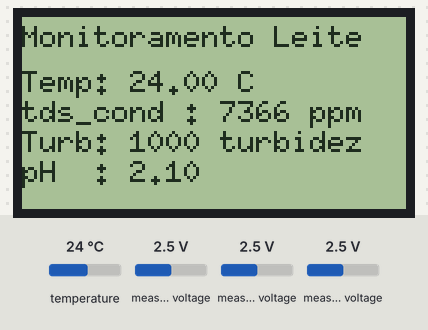
The sketch below on a simulated ESP32. Shown: 128×64 one-colour display. The inputs (shaded band) are chosen by the test bench; at power-on: temperature 24 °C, measured voltage 2.5 V. What the sketch prints to the serial monitor is not drawn.

Above: at 1.6 s.
1.7 s: temperature set to 12 °C
At 2.8 s:
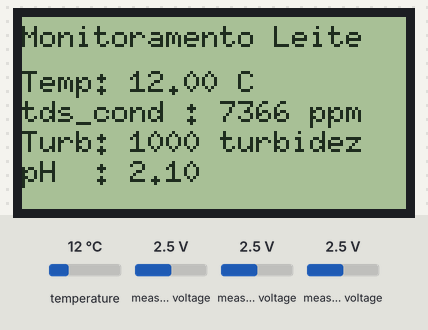
5.4 s: measured voltage (sensor 201) set to 0.1 V
At 8.5 s:
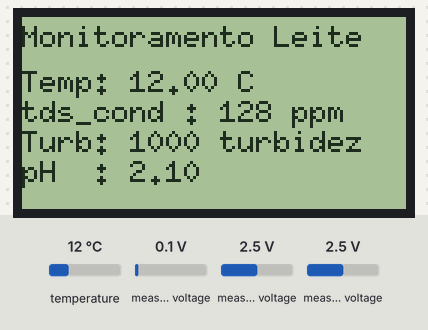
8.8 s: measured voltage (sensor 202) set to 0.1 V
At 10.2 s:
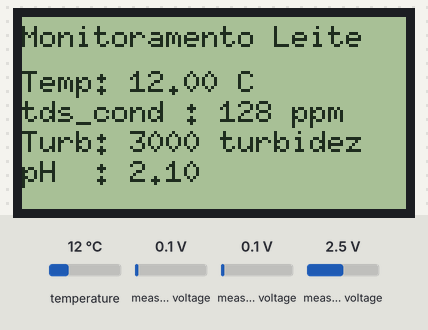
12.1 s: measured voltage (sensor 203) set to 0.1 V
At 14.9 s:
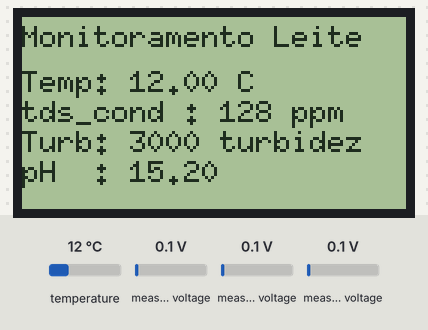
15.4 s: temperature set to 19 °C
18.6 s: measured voltage (sensor 201) set to 1.2 V
At 21.1 s:
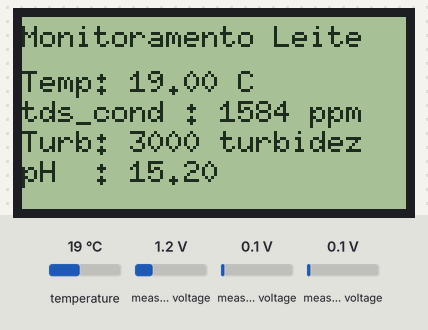
Timing chart, 0 to 22.6 s (numbered marks = the images above; inputs shaded):
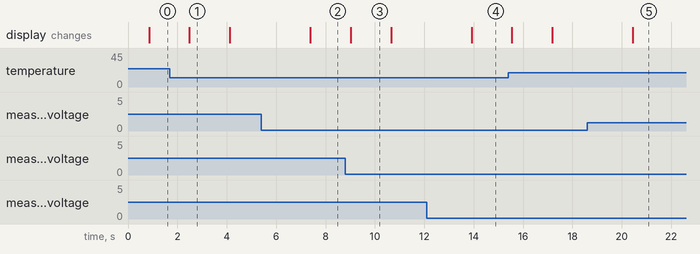

Measured:
- after the input at 1.7 s, the display: changes after 0.79 s (image 1)
- after the input at 5.4 s, the display: changes after 2.0 s (image 2)
- after the input at 8.8 s, the display: changes after 0.22 s (image 3)
- after the input at 12.1 s, the display: changes after 1.8 s (image 4)
- after the input at 18.6 s, the display: changes after 1.9 s (image 5)
- what the display in image 1 shows lasts 1.6 s, from 2.5 s to 4.1 s

The sketch:

PARTEBAIXOV3.ino
```cpp
// =====================================================
// ESP 2 - LCD + Sensores locais (SLAVE)
// UART com ESP1 | DEBUG COMPLETO a cada 4s
// =====================================================

#include <Wire.h>
#include <Adafruit_ADS1X15.h>
#include <OneWire.h>
#include <DallasTemperature.h>
#include <U8g2lib.h>

// ================= LCD =================
U8G2_ST7920_128X64_F_SW_SPI u8g2(
  U8G2_R0,
  18,  // CLK
  4,   // MOSI
  5,   // CS
  26   // RST
);

// ================= ADS1115 =================
Adafruit_ADS1115 ads;
const float mvPorBit      = 0.1875;
const float FATOR_DIVISOR = 1.56;

// ================= DS18B20 =================
#define PINO_TEMP 27
OneWire oneWire(PINO_TEMP);
DallasTemperature sensors(&oneWire);

// ================= UART =================
#define RX2 16
#define TX2 17
String recebido = "";

// ================= TEMPO =================
unsigned long ultimoPrint     = 0;
const unsigned long intervaloPrint = 4000;

// ===== Dados recebidos do ESP1 =====
float rx_metano   = 0;
float rx_amonia   = 0;
float rx_co2   = 0;
float rx_nivel  = 0;

// ===== LCD páginas =====
int pagina = 0;
unsigned long ultimaTroca = 0;
const unsigned long intervaloTroca = 2500;

// =====================================================
// FUNÇÃO: extrai campo do pacote
// =====================================================
bool getCampo(String s, String chave, float &dest) {
  int i = s.indexOf(chave);
  if (i < 0) return false;
  i += chave.length();
  int f = s.indexOf(';', i);
  if (f < 0) f = s.length();
  dest = s.substring(i, f).toFloat();
  return true;
}

// =====================================================
// LCD
// =====================================================
void draw(float temperatura, float tds_cond, float turbidez, float ph) {
  u8g2.clearBuffer();
  u8g2.setFont(u8g2_font_6x10_tr);
  u8g2.drawStr(0, 10, "Monitoramento Leite");

  if (pagina == 0) {
    u8g2.setCursor(0, 25); u8g2.printf("Temp: %.2f C", temperatura);
    u8g2.setCursor(0, 35); u8g2.printf("tds_cond : %.0f ppm", tds_cond);
    u8g2.setCursor(0, 45); u8g2.printf("Turb: %.0f turbidez", turbidez);
    u8g2.setCursor(0, 55); u8g2.printf("pH  : %.2f", ph);
  } else {
    u8g2.drawStr(0, 20, "Valores ESP1");
    u8g2.setCursor(0, 30); u8g2.printf("metano: %.0f%%", rx_metano);
    u8g2.setCursor(0, 40); u8g2.printf("amonia: %.0f%%", rx_amonia);
    u8g2.setCursor(0, 50); u8g2.printf("co2: %.0f", rx_co2);
    u8g2.setCursor(0, 60); u8g2.printf("nivel: %.1f L", rx_nivel);
  }

  u8g2.sendBuffer();

  if (millis() - ultimaTroca > intervaloTroca) {
    pagina = (pagina + 1) % 2;
    ultimaTroca = millis();
  }
}

// =====================================================
// SETUP
// =====================================================
void setup() {
  Serial.begin(115200);
  Serial2.begin(115200, SERIAL_8N1, RX2, TX2);
  while (Serial2.available()) Serial2.read();

  Wire.begin(21, 22);
  ads.begin();
  ads.setGain(GAIN_TWOTHIRDS);
  sensors.begin();
  u8g2.begin();

  Serial.println("ESP2 SLAVE pronto");
}

// =====================================================
// LOOP
// =====================================================
void loop() {
  // ===== TEMPERATURA =====
  sensors.requestTemperatures();
  float temperatura = sensors.getTempCByIndex(0);
  if (temperatura == DEVICE_DISCONNECTED_C) temperatura = 0;

  // ===== tds_cond =====
  int16_t adc_tds_cond = ads.readADC_SingleEnded(1);
  float v_tds_cond = (adc_tds_cond * mvPorBit) / 1000.0 * FATOR_DIVISOR;
  float tds_cond = 133.42 * pow(v_tds_cond, 3) - 255.86 * pow(v_tds_cond, 2) + 857.39 * v_tds_cond;
  if (tds_cond < 0) tds_cond = 0;

  // ===== TURBIDEZ =====
  int16_t adc_turbidez = ads.readADC_SingleEnded(2);
  float v_turbidez = (adc_turbidez * mvPorBit) / 1000.0 * FATOR_DIVISOR;
  float turbidez;
  if (v_turbidez < 2.5)       turbidez = 3000;
  else if (v_turbidez > 4.2)  turbidez = 0;
  else                   turbidez = -1120.4 * pow(v_turbidez, 2) + 5742.3 * v_turbidez - 4353.8;
  if (turbidez < 0) turbidez = 0;

  // ===== PH =====
  int16_t adc_ph = ads.readADC_SingleEnded(3);
  float v_ph = (adc_ph * mvPorBit) / 1000.0 * FATOR_DIVISOR;
  float ph = 7 + ((2.5 - v_ph) * 3.5);

  // ===== UART ESP1 ⇄ ESP2 =====
  if (Serial2.available()) {
    recebido = Serial2.readStringUntil('\n');
    recebido.trim();

    Serial.print("[ESP2] RX ESP1 -> ");
    Serial.println(recebido);

    // ===== Recebe valores do ESP1 =====
    if (recebido.indexOf("metano:") >= 0) {
      getCampo(recebido, "metano:",  rx_metano);
      getCampo(recebido, "amonia:",  rx_amonia);
      getCampo(recebido, "co2:",  rx_co2);
      getCampo(recebido, "nivel:", rx_nivel);
    }
    // ===== ESP1 solicita dados do ESP2 =====
    else if (recebido == "REQ") {
      String pacoteESP2 =
        "temp:" + String(temperatura,2) + ";" +
        "tds_cond:" + String(tds_cond,0) + ";" +
        "turbidez:" + String(turbidez,0) + ";" +
        "ph:" + String(ph,2);

      Serial.print("[ESP2] TX ESP2 -> ");
      Serial.println(pacoteESP2);
      Serial2.println(pacoteESP2);
    }
  }

  // ===== SERIAL DEBUG =====
  if (millis() - ultimoPrint >= intervaloPrint) {
    ultimoPrint = millis();

    Serial.println("===== ESP2 =====");
    Serial.printf("Temp: %.2f C | tds_cond: %.0f | turbidez: %.0f | pH: %.2f\n",
                  temperatura, tds_cond, turbidez, ph);
    Serial.println("===== ESP1 =====");
    Serial.printf("metano: %.0f%% | amonia: %.0f%% | co2: %.0f | nivel: %.1f l\n\n",
              rx_metano, rx_amonia, rx_co2, rx_nivel);
  }

  draw(temperatura, tds_cond, turbidez, ph);
}
```
